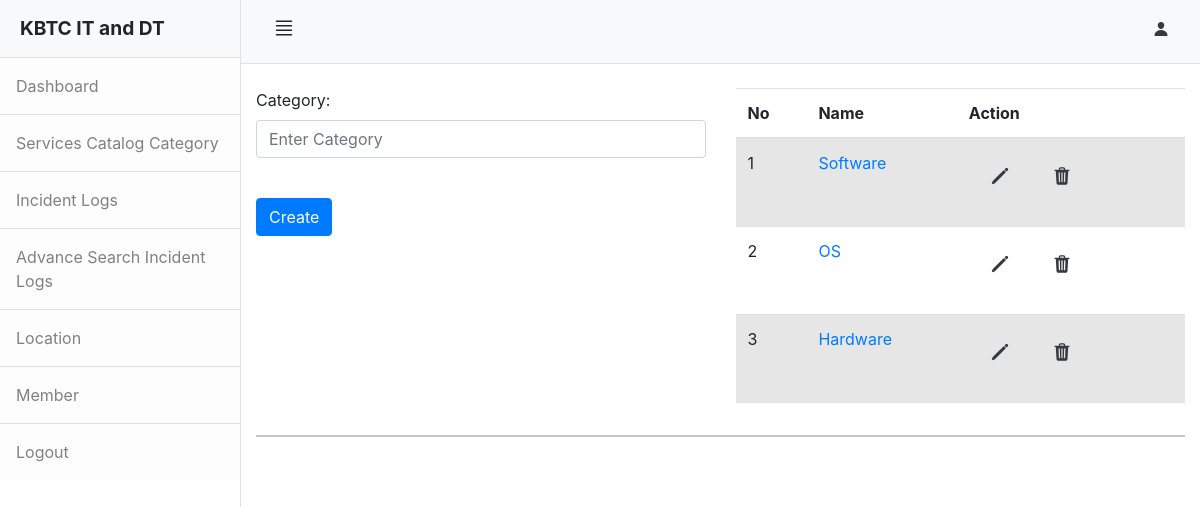
The app's page /admin/category.php (signed in) with its own data.
### tables this page shows
CREATE TABLE `category` (
  `id` int NOT NULL AUTO_INCREMENT,
  `category` varchar(255) NOT NULL,
  `status` varchar(255) NOT NULL,
  PRIMARY KEY (`id`)
);

### admin/category.php (the view, shortened to what this page needs)
<?php
            include "head.php";
        ?>
<div class="d-flex" id="wrapper">
    <?php
                include "slidebar.php";
           ?>
    <div id="page-content-wrapper">
        <?php
                    include "nav.php";
                ?>
        <div class="container-fluid">
            <br>
            <div class="row">
                <div class="col-md-6">
                    <form action="backend.php" method="post">
                        <div class="form-group ">
                            <label for="category">Category:</label>
                            <input type="text" class="form-control" placeholder="Enter Category" name="category"
                                id="category" required>
                        </div>
                        <br>
                        <div class="form-group">
                            <input type="submit" name="category_create" class="btn btn-primary" value="Create">
                        </div>
                    </form>
                </div>
                <div class="col-md-6">
                    <table class="table table-striped">
                        <thead>
                            <tr>
                                <th>No</th>
                                <th>Name</th>
                                <th>Action</th>
                            </tr>
                        </thead>
                        <tbody>
                            <?php
                                $sql = "SELECT * FROM category Order by id DESC";
                                $result = mysqli_query($connect,$sql);
                                $number_row = mysqli_num_rows($result);
                                $number = 0;
                                $number += $number;
                                if($number_row > 0){
                                    foreach($result as $key=>$value){
                                        $status = $value['status'];
                                        if($status == 1){
                                        ?>
                            <tr>
                                <td><?php echo ++$number; ?></td>
                                <td><a href="subcategory.php?id=<?php echo $value['id']; ?>"> <?php echo $value['category']; ?> <a></td>
                                <td>
                                <div class="d-flex flex-row">
                                    <div class="p-2">
                                        <button class="text-dark btn" data-toggle="modal" data-target="#detail<?php echo $value['id']; ?>" >
                                            <h5><ion-icon name="pencil"></ion-icon></h5>
                                        </button>
                                    </div>
                                    <div class="p-2">
                                        <form style="display:inline-block" class="form-display" action="backend.php" method="post">
                                            <button class="text-dark btn" type="submit" name="category_delete" value="" onclick="return confirm('Are you sure you want to delete this Category?')"
                                             ><h5><ion-icon name="trash"></ion-icon></h5>
                                            </button>
                                        </form>
                                    </div>
                                </div>
                                </td>
                            </tr>
                            <?php
                                        }
                                    }
                                }
                            ?>
                        </tbody>
                    </table>
                </div>
            </div>
             <hr>
        </div>
    </div>
</div>
<?php
            include "footer.php";
        ?>

### records on screen
category: category "Software"
category: category "OS"
category: category "Hardware"
